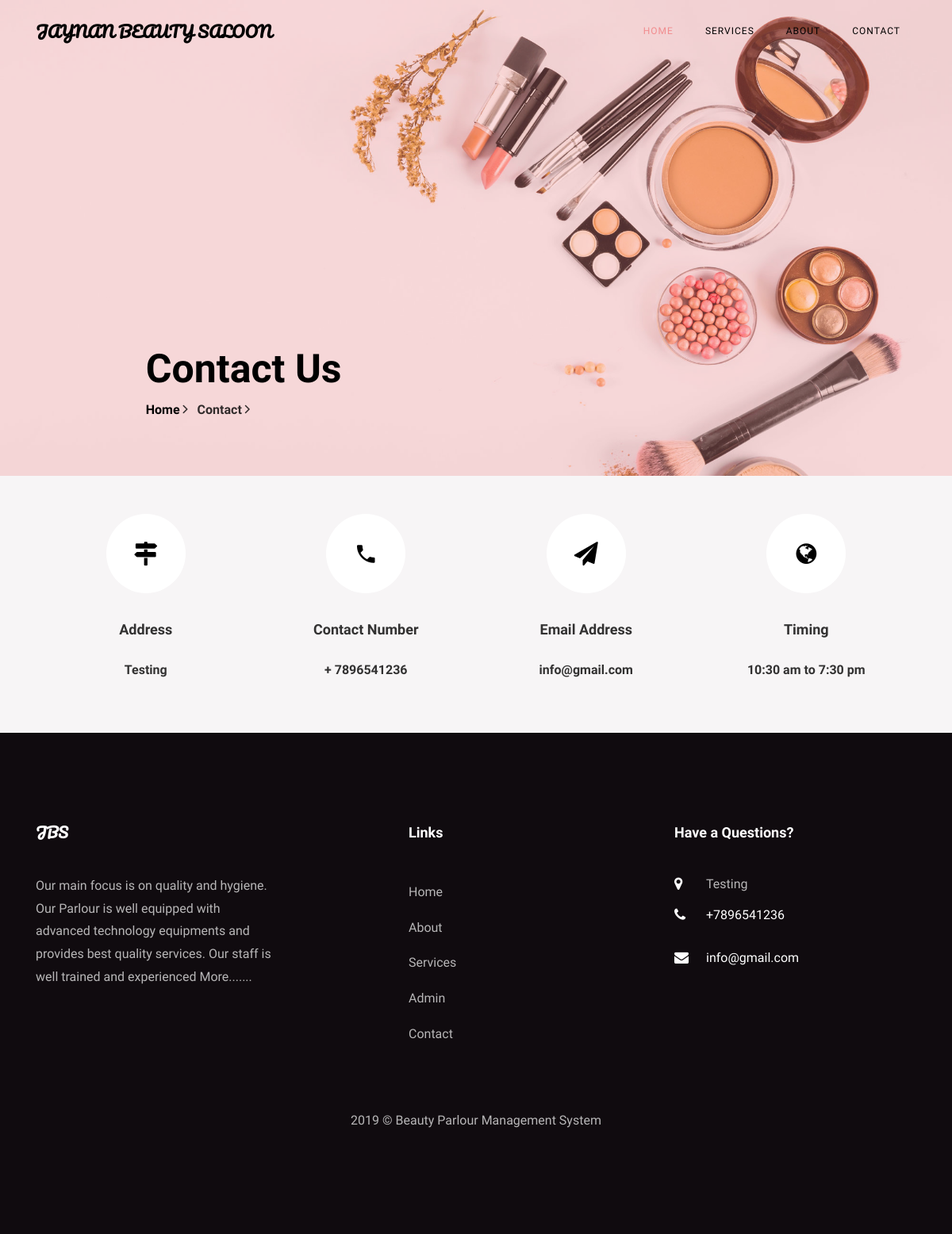
The page /salon.opencapto.io/contact.php on the database its author committed.
### tables this page shows
CREATE TABLE `tblpage` (
  `ID` int(10) NOT NULL,
  `PageType` varchar(200) DEFAULT NULL,
  `PageTitle` mediumtext,
  `PageDescription` mediumtext,
  `Email` varchar(200) DEFAULT NULL,
  `MobileNumber` bigint(10) DEFAULT NULL,
  `UpdationDate` date DEFAULT NULL,
  `Timing` varchar(200) NOT NULL
);

### salon.opencapto.io/contact.php (the view, shortened to what this page needs)
<?php
include('includes/dbconnection.php');
?>
<!DOCTYPE html>
<html lang="en">
  <head>
    <link rel="stylesheet" href="css/open-iconic-bootstrap.min.css">
    <link rel="stylesheet" href="css/animate.css">
    <link rel="stylesheet" href="css/owl.carousel.min.css">
    <link rel="stylesheet" href="css/owl.theme.default.min.css">
    <link rel="stylesheet" href="css/magnific-popup.css">
    <link rel="stylesheet" href="css/aos.css">
    <link rel="stylesheet" href="css/ionicons.min.css">
    <link rel="stylesheet" href="css/bootstrap-datepicker.css">
    <link rel="stylesheet" href="css/jquery.timepicker.css">
    <link rel="stylesheet" href="css/flaticon.css">
    <link rel="stylesheet" href="css/icomoon.css">
    <link rel="stylesheet" href="css/style.css">
  </head>
  <body>
	   <?php include_once('includes/header.php');?>
    <section class="hero-wrap hero-wrap-2" style="background-image: url('images/bg-2.jpg');" data-stellar-background-ratio="0.5">
      <div class="overlay"></div>
      <div class="container">
        <div class="row no-gutters slider-text js-fullheight align-items-end justify-content-center">
          <div class="col-md-9 ftco-animate pb-5">
            <h2 class="mb-0 bread">Contact Us</h2>
            <p class="breadcrumbs"><span class="mr-2"><a href="index.php">Home <i class="ion-ios-arrow-forward"></i></a></span> <span>Contact <i class="ion-ios-arrow-forward"></i></span></p>
          </div>
        </div>
      </div>
    </section>
    <section class="contact-section bg-light">
      <div class="container">
        <div class="row no-gutters d-flex contact-info">
          <?php
$ret=mysqli_query($con,"select * from tblpage where PageType='contactus' ");
while ($row=mysqli_fetch_array($ret)) {
?>
          <div class="col-md-3 d-flex">
          	<div class="align-self-stretch box p-4 py-md-5 text-center">
          		<div class="icon d-flex align-items-center justify-content-center">
          			<span class="icon-map-signs"></span>
          		</div>
          		<h3 class="mb-4">Address</h3>
	            <p><?php  echo $row['PageDescription'];?></p>
	          </div>
          </div>
          <div class="col-md-3 d-flex">
          	<div class="align-self-stretch box p-4 py-md-5 text-center">
          		<div class="icon d-flex align-items-center justify-content-center">
          			<span class="icon-phone2"></span>
          		</div>
          		<h3 class="mb-4">Contact Number</h3>
	            <p><a href="tel://1234567920">+ <?php  echo $row['MobileNumber'];?></a></p>
	          </div>
          </div>
          <div class="col-md-3 d-flex">
          	<div class="align-self-stretch box p-4 py-md-5 text-center">
          		<div class="icon d-flex align-items-center justify-content-center">
          			<span class="icon-paper-plane"></span>
          		</div>
          		<h3 class="mb-4">Email Address</h3>
	            <p><a href="mailto:info@yoursite.com"><?php  echo $row['Email'];?></a></p>
	          </div>
          </div>
          <div class="col-md-3 d-flex">
          	<div class="align-self-stretch box p-4 py-md-5 text-center">
          		<div class="icon d-flex align-items-center justify-content-center">
          			<span class="icon-globe"></span>
          		</div>
          		<h3 class="mb-4">Timing</h3>
	            <p><?php  echo $row['Timing'];?></p>
	          </div>
          </div>
          <?php } ?>
        </div>
      </div>
    </section>
   <?php include_once('includes/footer.php');?>
  </body>
</html>

### salon.opencapto.io/includes/footer.php (shortened to what this page needs)
 <?php
include('includes/dbconnection.php');
?>
 <footer class="ftco-footer ftco-section">
      <div class="container">
        <div class="row mb-5">
          <div class="col-md">
            <div class="ftco-footer-widget mb-4">
              <h2 class="ftco-heading-2 logo">JBS</h2>
              <?php
$ret=mysqli_query($con,"select * from tblpage where PageType='aboutus' ");
while ($row=mysqli_fetch_array($ret)) {
?>
              <p><?php  echo substr($row['PageDescription'],0,200);?> <a href="about.php">More.......</a></p><?php } ?>
            </div>
          </div>
          <div class="col-md" style="padding-left: 150px">
             <div class="ftco-footer-widget mb-4">
              <h2 class="ftco-heading-2">Links</h2>
              <ul class="list-unstyled">
                <li><a href="index.php" class="py-2 d-block">Home</a></li>
                <li><a href="about.php" class="py-2 d-block">About</a></li>
                <li><a href="services.php" class="py-2 d-block">Services</a></li>
                <li><a href="admin/index.php" class="py-2 d-block">Admin</a></li>
                <li><a href="contact.php" class="py-2 d-block">Contact</a></li>
              </ul>
            </div>
          </div>
          <div class="col-md">
            <div class="ftco-footer-widget mb-4">
            	<h2 class="ftco-heading-2">Have a Questions?</h2>
            	<div class="block-23 mb-3">
                <?php
$ret=mysqli_query($con,"select * from tblpage where PageType='contactus' ");
while ($row=mysqli_fetch_array($ret)) {
?>
	              <ul>
	                <li><span class="icon icon-map-marker"></span><span class="text"><?php  echo $row['PageDescription'];?></span></li>
	                <li><a href="#"><span class="icon icon-phone"></span><span class="text">+<?php  echo $row['MobileNumber'];?></span></a></li>
	                <li><a href="#"><span class="icon icon-envelope"></span><span class="text"><?php  echo $row['Email'];?></span></a></li>
	              </ul>
	            </div>
               <?php } ?>
            </div>
          </div>
        </div>
        <div class="row">
          <div class="col-md-12 text-center">
            <p>
  2019 &copy; Beauty Parlour Management System  </p>
          </div>
        </div>
      </div>
    </footer>

### salon.opencapto.io/css/icomoon.css (style rules this page uses)
[class^="icon-"], [class*=" icon-"] { font-family: 'icomoon' !important; speak: none; font-style: normal; font-weight: normal; font-variant: normal; text-transform: none; line-height: 1; -webkit-font-smoothing: antialiased; -moz-osx-font-smoothing: grayscale; }
.icon-map-marker:before { content: "\f041"; }
.icon-phone:before { content: "\f095"; }
.icon-globe:before { content: "\f0ac"; }
.icon-envelope:before { content: "\f0e0"; }
.icon-paper-plane:before { content: "\f1d8"; }
.icon-map-signs:before { content: "\f277"; }
.icon-phone2:before { content: "\e0cd"; }

### rows shown on the page
tblpage: PageDescription "Testing", MobileNumber "7896541236", Email "info@gmail.com", Timing "10:30 am to 7:30 pm"
tblpage: PageDescription "Our main focus is on quality and hygiene. Our Parlour is well equipped with advanced technology equipments and provides best quality services. Our staff is well trained and experienced"
